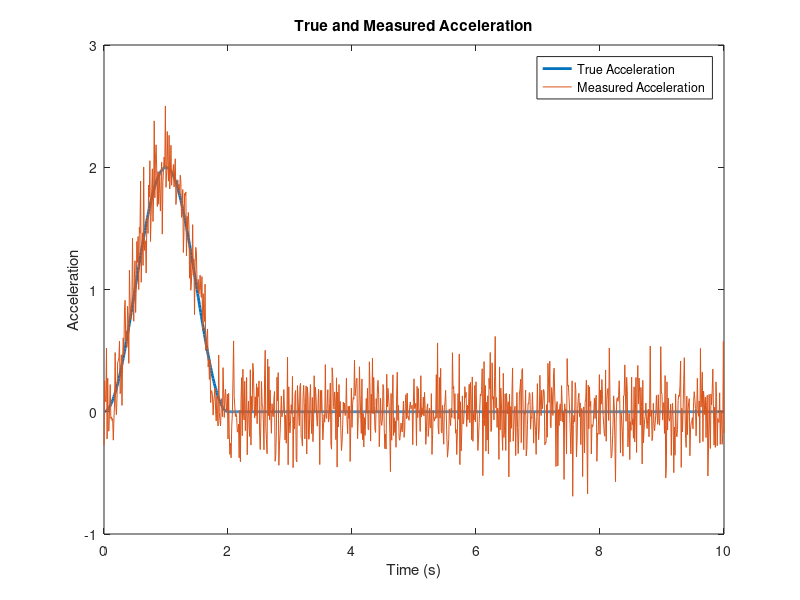
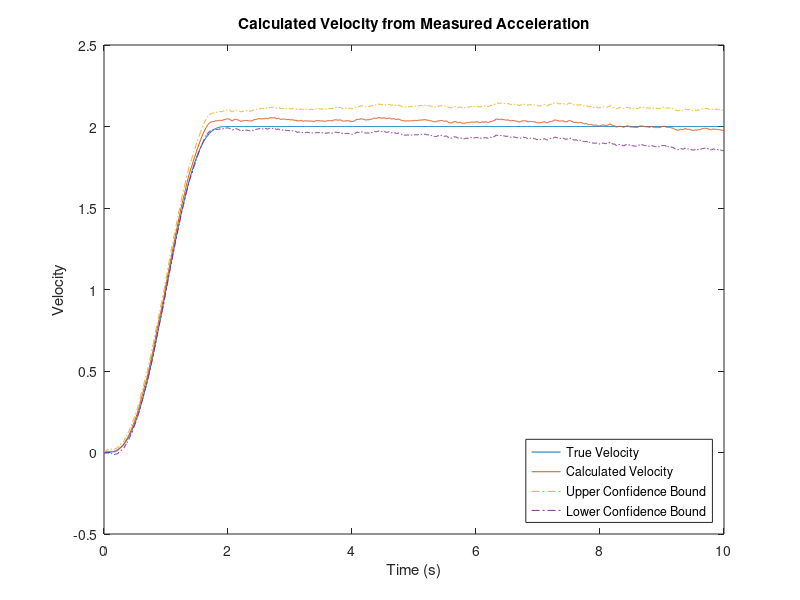
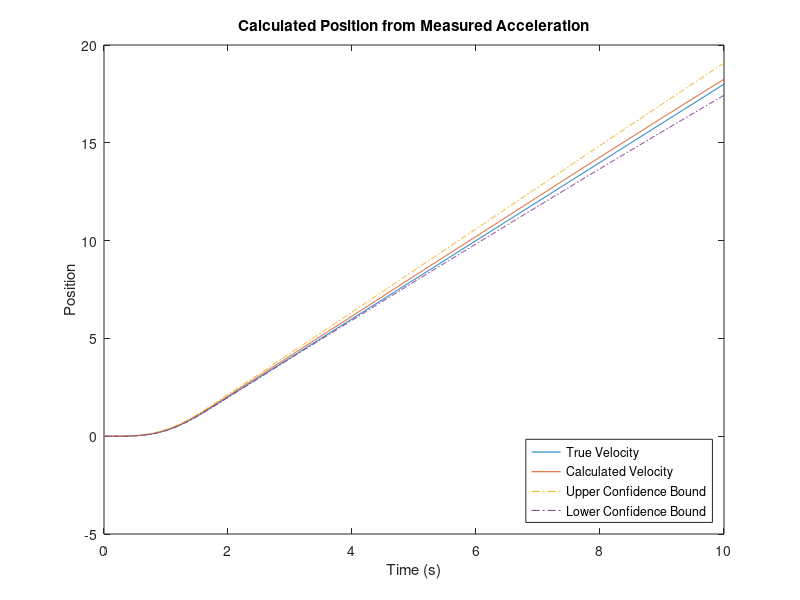

Here is the MATLAB script that generated these plots, in order:
%% Accel Demo
% This file simulates a 1-D acceleration measured by an accelerometer with
% noise. It cacluates the true acceleration, velocity and position, and
% then adds gaussian white noise to the true acceleration to generate the
% simulated measured acceleration. It then integrates the measured
% acceleration once to get calculated velocity, and then a second time to
% get calculated position. It calculates the error bounds for the position
% and velocity based on the standard deviation of the sensor and the
% specified confidence level.
dt = 0.01; % The sampling rate
t = 0:dt:10; % The time array
a = 1 + sin( pi*t -pi/2); % The modeled acceleration
la = length(a);
la2 = round(length(a)/5);
a([la2:end]) = 0; % We only want one cycle of the sine wave.
sigma = .2; % The standard deviation of the noise in the accel.
confLev = 0.95; % The confidence level for bounds
preie = sqrt(2)*erfinv(confLev)*sigma*sqrt(dt); % the prefix to the sqrt(t)
preiie = 2/3*preie; % The prefix to t^3/2a = 1 + sin( pi*t - pi/2);
plusie=preie*t.^0.5; % The positive noise bound for one integration
plusiie = preiie*t.^1.5; % The positive noise bound for double integration
en = sigma*randn(1, la); % Generate the noise
v = cumtrapz(t,a); % Integrate the true acceleration to get the true velocity
r = cumtrapz(t,v); % Integrate the true velocity to get the true position.
an = a + en; % Generate the noisy measured acceleration
vn = cumtrapz(t,an); % Integrate the measured acceleration to get the velocity
vnp = vn + plusie; % Velocity plus confidence bound
vnm = vn - plusie; % Velocity minus confidence bound
rn = cumtrapz(t,vn); % Integrate the velocity to get the position
rnp = rn + plusiie; % Position plus confidence bound
rnm = rn - plusiie; % Position minus confidence bound
figure(1)
plot(t, a,'linewidth',2)
hold on
plot(t, an)
hold off
xlabel('Time (s)')
ylabel('Acceleration')
title('True and Measured Acceleration')
legend('True Acceleration','Measured Acceleration','location','northeast')
figure(2)
plot(t, v, t, vn, t, vnp,'-.', t, vnm,'-.')
xlabel('Time (s)')
ylabel('Velocity')
title('Calculated Velocity from Measured Acceleration')
legend('True Velocity','Calculated Velocity','Upper Confidence Bound',...
    'Lower Confidence Bound','location','southeast')
figure(3)
plot(t, r, t, rn, t, rnp,'-.', t, rnm,'-.')
xlabel('Time (s)')
ylabel('Position')
title('Calculated Position from Measured Acceleration')
legend('True Velocity','Calculated Velocity','Upper Confidence Bound',...
    'Lower Confidence Bound','location','southeast')
